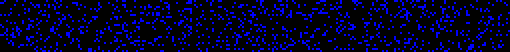
#> input picture ToBeSent for Decryption/P.png, 255 x 26 px (shown 2 times larger); the run also reads 1 picture not shown here
$ jupyter execute --allow-errors Decryption.ipynb
#> lines starting #> are read from the running program, lines starting #| are printed output that depends on the picture; after the words box and inside, x2 and y2 are one past the last pixel; in counts of white or black regions, pixels touching at a corner belong together
[cell 1]
f = open("ToBeSent for Decryption/cipher2.txt",'r',encoding='utf-8')
#> (reads ToBeSent for Decryption/cipher2.txt from the repository)
cipher = f.read()

[cell 2]
import base64

[cell 3]
import numpy as np
import cv2

[cell 4]
# reading P and R images
P = cv2.imread('ToBeSent for Decryption/P.png')
#> P is the input picture: shape (26, 255, 3); mean B, G, R 41.2, 1, 1
R = cv2.imread('ToBeSent for Decryption/R.png')

[cell 5]
#intializing h and w
h = np.shape(P)[0] #rows
#> h = 26
w = np.shape(P)[1] #coloumn
#> w = 255

[cell 6]
# initialize the image CK
CK = np.ones((h,w,1), dtype = 'uint8')

[cell 7]
for i in range(h):
    for j in range(w):
        ck = P[i][j][0] ^ R[i][j][0]
        CK[i][j][0] = ck
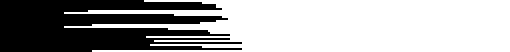
#> CK: shape (26, 255, 1) (shown 2 times larger); values 0 (black) and 1 (white), 65.1% white; 1 black region, box (x1, y1, x2, y2) and area: (0, 0, 121, 26) 2311

[cell 8]
K1 = []
for i in range(len(CK)):
    K1.append(0)
#> this loop made 26 passes
#> after the loop, K1 = 26 values from 0 to 0

[cell 9]
for i in range(len(CK)):
    count = 0
    for j in range(len(CK[i])):
        if CK[i][j][0] == 0: #counting the number of pixels which have 0 as value
            count += 1
    K1[i] = chr(count)
#> after the loop, K1 = 26 items, first 6: 'H', 'e', 'l', 'l', 'o', ','

[cell 10]
K1 = "".join(K1) # list into string

[cell 11]
K1
#> Out = 'Hello, World. ThisIsMyKey.'

[cell 12]
import hashlib
SK1 = hashlib.sha256(K1.encode())

print("The hexadecimal equivalent of SHA256 is : ")
print(SK1.hexdigest())
#| fd9c19f47a75d66361a93af14fb98d9419794da15d9244dffaf2b4835d57efdf

[cell 13]
# AES 256 in OFB mode:
from Crypto.Cipher import AES
from Crypto.Random import new as Random
from hashlib import sha256
from base64 import b64encode,b64decode

class AESCipher:
    def __init__(self,data,key):
        self.block_size = 16
        self.data = data
        self.key = sha256(key.encode()).digest()[:32]
        self.pad = lambda s: s + (self.block_size - len(s) % self.block_size) * chr (self.block_size - len(s) % self.block_size)
        self.unpad = lambda s: s[:-ord(s[len(s) - 1:])]

    def decrypt(self):
        cipher_text = b64decode(self.data.encode())
        iv = cipher_text[:self.block_size]
        cipher = AES.new(self.key,AES.MODE_OFB,iv)
        return self.unpad(cipher.decrypt(cipher_text[self.block_size:])).decode()

[cell 14]
import pandas as pd

[cell 15]
xdf = pd.DataFrame(columns = ['1','2'])
a = []
b = []
for i in P:
    k = 0
    n1 = []
    n2 = []
    for j in i:
        if k%2==0:
            n1.append(np.sum(j))
        else:
            n2.append(np.sum(j))
        k += 1
    a.append(sum(n1))
    b.append(sum(n2))
#> after the loop, a = 26 values, max 8201 at index 0, min 3887 at index 23, mean 5570.5; b = 26 values, max 7446 at index 22, min 3376 at index 23, mean 5449.5
xdf['1'] = a
xdf['2'] = b

[cell 16]
ydf = pd.DataFrame(columns = ['1','2'])
a = []
b = []
for i in R:
    k = 0
    n1 = []
    n2 = []
    for j in i:
        if k%2==0:
            n1.append(np.sum(j))
        else:
            n2.append(np.sum(j))
        k += 1
    a.append(sum(n1))
    b.append(sum(n2))
#> after the loop, a = 26 values, max 8177 at index 0, min 3848 at index 23, mean 5532.8; b = 26 values, max 7410 at index 4, min 3335 at index 23, mean 5413.2
ydf['1'] = a
ydf['2'] = b

[cell 17]
from sklearn.linear_model import LinearRegression

[cell 18]
LRmodel = LinearRegression()
LRmodel.fit(xdf,ydf)

[cell 19]
zdf = pd.DataFrame(columns = ['1','2'])
a = []
b = []
for i in CK:
    k = 0
    n1 = []
    n2 = []
    for j in i:
        if k%2==0:
            n1.append(np.sum(j))
        else:
            n2.append(np.sum(j))
        k += 1
    a.append(sum(n1))
    b.append(sum(n2))
#> after the loop, a = 26 values, max 112 at index 6, min 67 at index 21, mean 83.31; b = 26 values, max 111 at index 6, min 67 at index 21, mean 82.81
zdf['1'] = a
zdf['2'] = b

[cell 20]
predict = LRmodel.predict([[sum(zdf['1']),sum(zdf['2'])]])

[cell 21]
x = round(predict[0][0])%26
y = round(predict[0][1])%26

[cell 22]
cipher = cipher.split(' ')

[cell 23]
txt = []
for each in cipher:
    try:
        ch = ord(each) - x + y #ord means we are converting back to ascii format
        txt.append(int(ch))
    except:
        print(each)

[cell 24]
text = ""
for t in txt:
    text += chr(t) # converting ascii values into string
